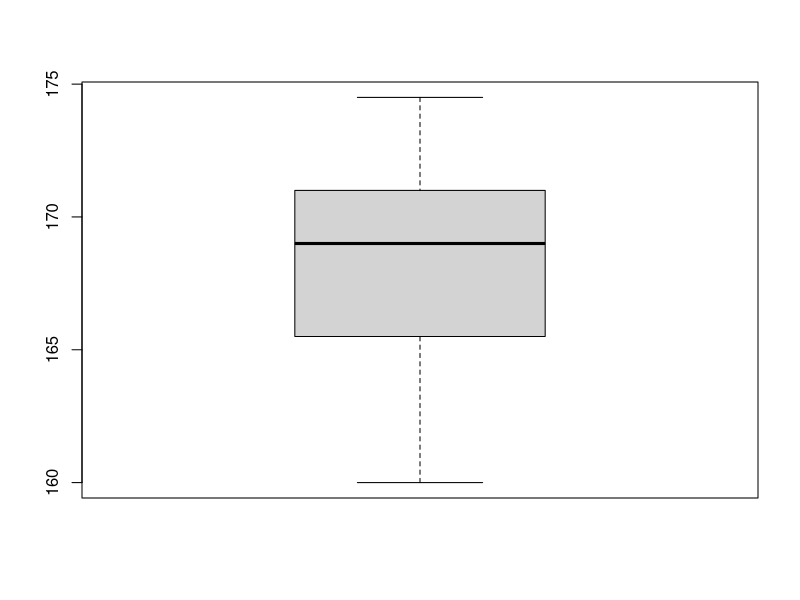
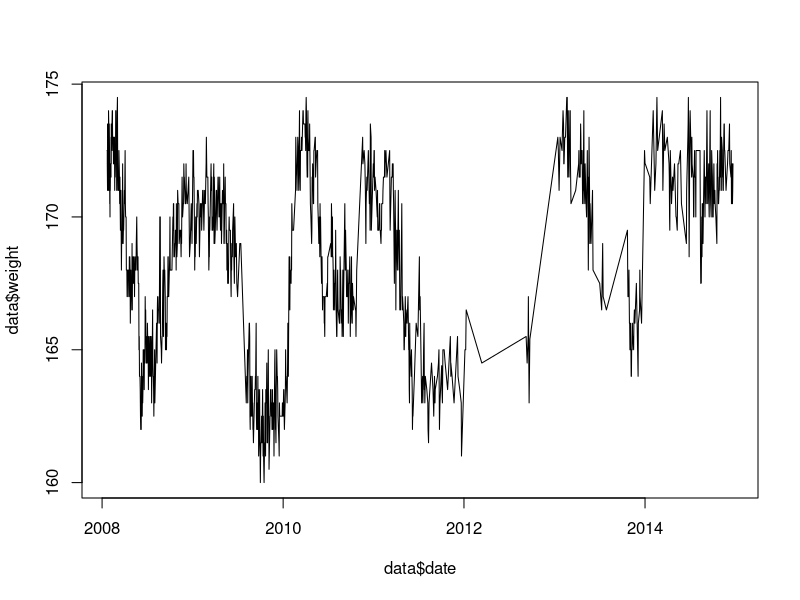

The R script that drew these images, in order:
## ---- chunk 1
raw <- read.csv('Weight - Weight.csv', stringsAsFactors=FALSE)
str(raw)
## ---- chunk 2
CleanDate <- as.Date(raw$Timestamp, format = '%m/%d/%Y')

# The command above created missing (NA) values if Timestamp was missing. 
missing <- which(is.na(CleanDate))

# Fill in the missing dates from the Date field
CleanDate[missing] <- as.Date(raw$Date[missing], format = '%m/%d/%Y')

num_missing_dates <- sum(is.na(CleanDate))
## ---- chunk 3
CleanWeight <- as.numeric(raw$Weight)
CleanWeight[raw$Weight==""] <- NA

num_missing_weights <- sum(is.na(CleanWeight))
## ---- chunk 4
# Create a new data frame with the cleaned dates (labeled Date)
data <- data.frame(date = CleanDate, weight = CleanWeight)

data <- data[!(is.na(CleanDate) | is.na(CleanWeight)),]

# Sort by date
data <- data[order(data$date),]
## ---- chunk 5
s <- summary(data$weight)
s
## ---- chunk 6
boxplot(data$weight)
## ---- chunk 7
plot(data$date,data$weight,type="l")
